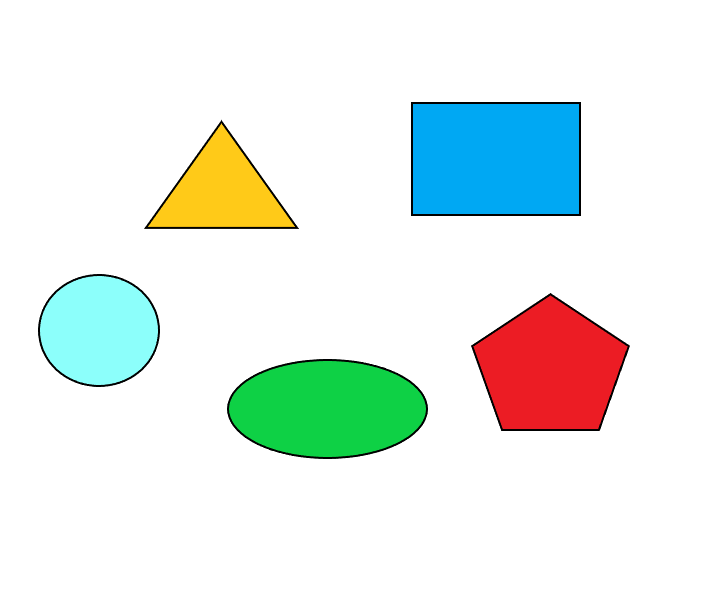
#> input picture cont_new.png, 710 x 599 px, given in place of the camera
$ python findTheObject2.py
#> lines starting #> are read from the running program, lines starting #| are printed output that depends on the picture; after the words box and inside, x2 and y2 are one past the last pixel; in counts of white or black regions, pixels touching at a corner belong together
import cv2
import numpy as np

webcam = cv2.VideoCapture(1)

while (1):
    # Load the image
    _,pic = webcam.read()
#> pic is the input picture: shape (599, 710, 3); mean B, G, R 233.7, 238.4, 229.6
    # Convert to greyscale

    hsvFrame = cv2.cvtColor(pic, cv2.COLOR_BGR2HSV)
#> hsvFrame: shape (599, 710, 3); mean H, S, V 15.3, 34, 249.5

    # Set range for red color and define mask
    redLower = np.array([136, 87, 111], np.uint8)
    redUpper = np.array([180, 255, 255], np.uint8)
    redMask = cv2.inRange(hsvFrame, redLower, redUpper)
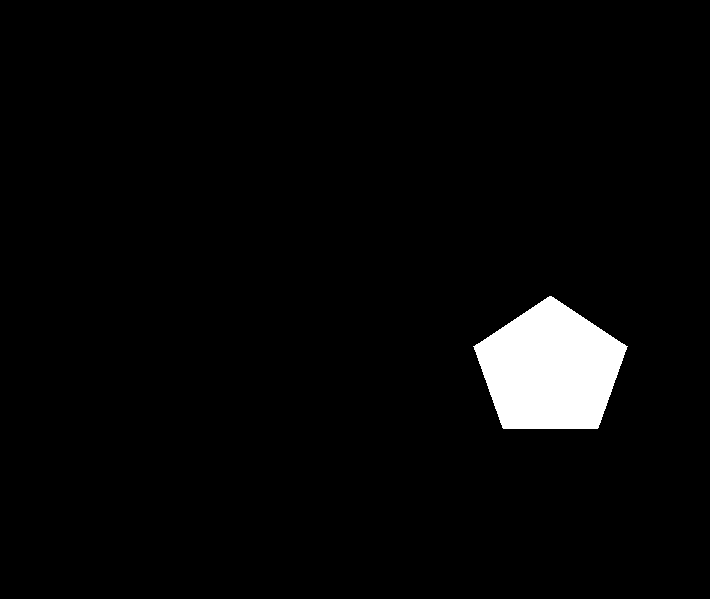
#> redMask: shape (599, 710); 3.3% white; 1 white region, box (x1, y1, x2, y2) and area: (473, 296, 628, 429) 14227

    # Morphological Transform, Dilation for each color and bitwise_and operator between imageFrame and mask determines to detect only that particular color
    kernal = np.ones((5, 5), "uint8")

    # For red color
    redMask = cv2.dilate(redMask, kernal)
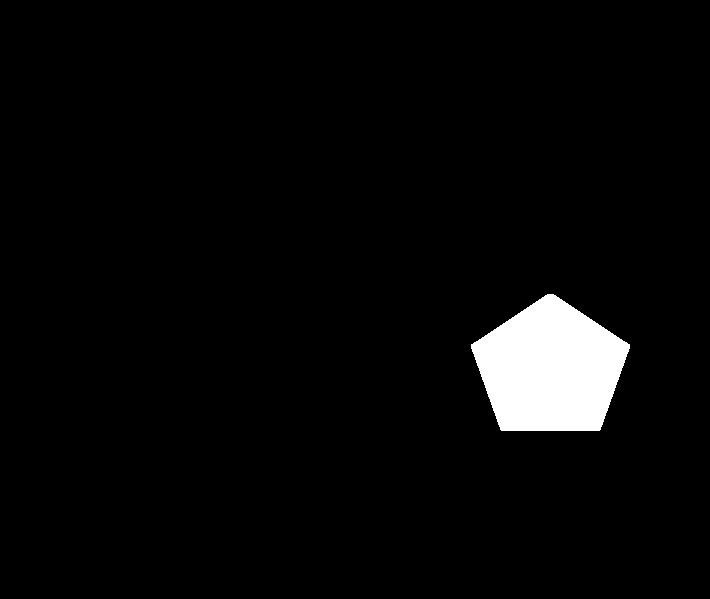
#> redMask: shape (599, 710); 3.6% white; 1 white region, box (x1, y1, x2, y2) and area: (471, 294, 630, 431) 15395

    gray = cv2.cvtColor(pic,cv2.COLOR_BGR2GRAY)
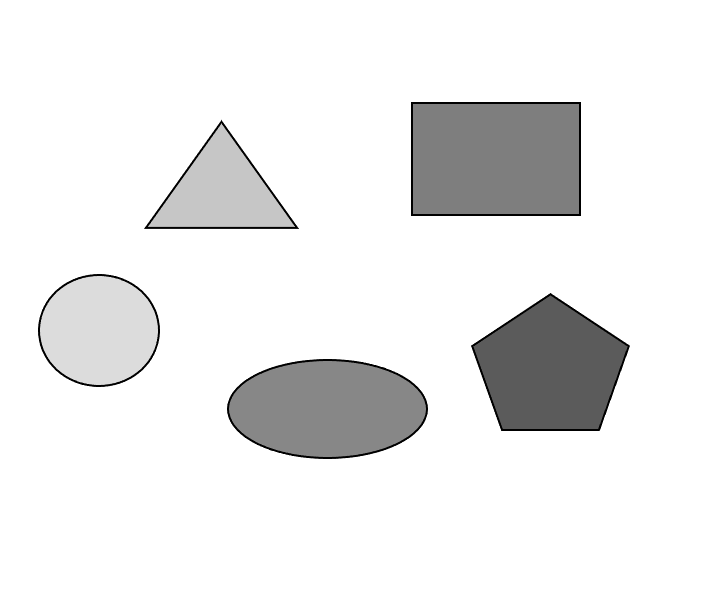
#> gray: shape (599, 710); min 0, max 255, mean 235.2

    canny = cv2.Canny(redMask,75,105)
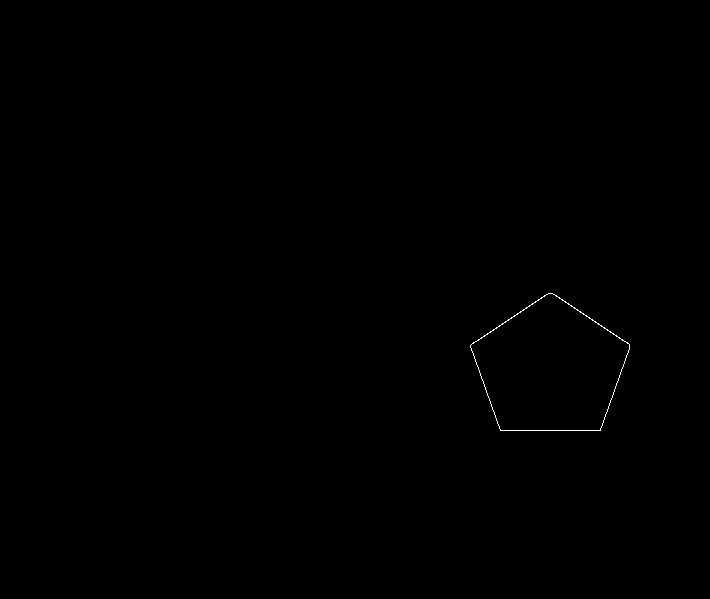
#> canny: shape (599, 710); 0.11% white in thin lines or dots, all inside (x1, y1, x2, y2) = (470, 293, 630, 431)
    circles = cv2.HoughCircles(canny, cv2.HOUGH_GRADIENT, 1, 100,param1=100,param2=33,minRadius = 20,maxRadius=200)
#> circles = None
    if circles is not None:
        circles = np.uint16(np.around(circles))
        for i in circles[0,:]:
            cv2.circle(pic,(i[0],i[1]),i[2],(0,255,0),5,1)


    cv2.imshow("Red Area", pic)
    if cv2.waitKey(10) & 0xFF == ord('q'):
#> (key q is pressed here)
        webcam.release()
        cv2.destroyAllWindows()
        break

$ run again, on red.png
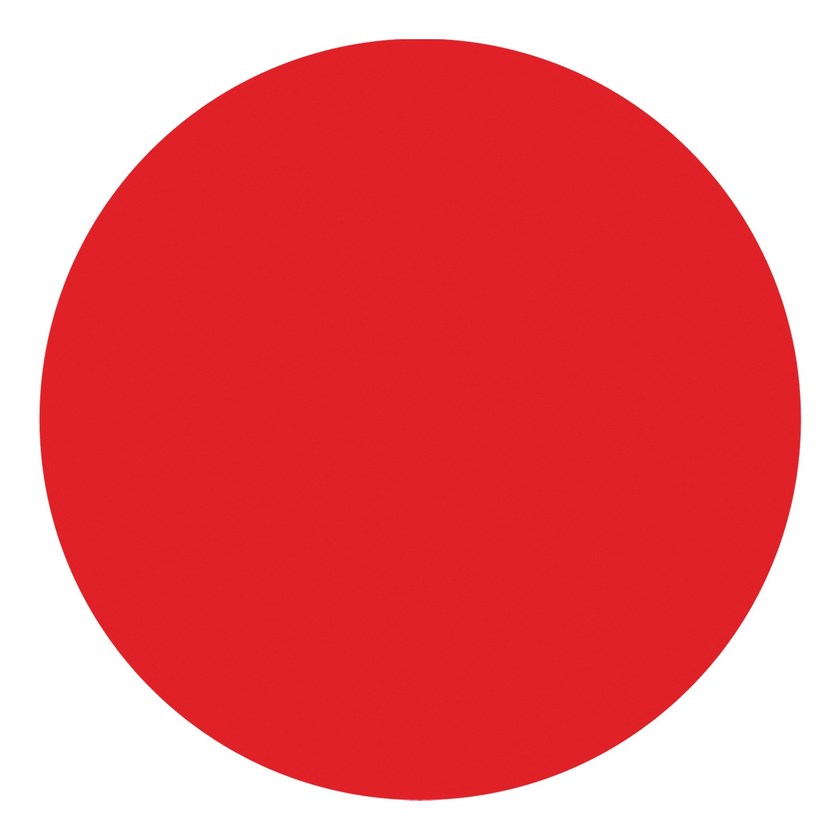
#> input picture red.png, 840 x 840 px, shrunk from 1500 x 1500 before the run, given in place of the camera
#> pic is the input picture: shape (840, 840, 3); mean B, G, R 116, 111.5, 234.8
#> hsvFrame: shape (840, 840, 3); mean H, S, V 116.5, 140.2, 234.8
#> `redMask = cv2.inRange(hsvFrame, redLower, redUpper)`:
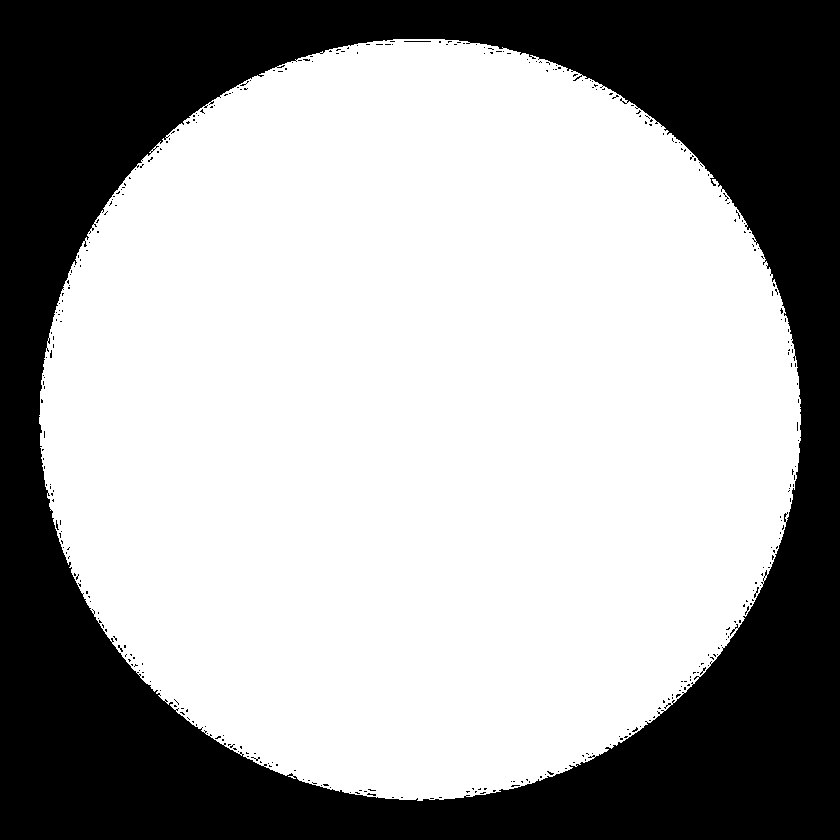
#> redMask: shape (840, 840); 64.2% white; 361 black regions (359 under 20 px), largest, box (x1, y1, x2, y2) and area: (0, 0, 840, 840) 250937, (404, 41, 431, 42) 27
#> `canny = cv2.Canny(redMask,75,105)`:
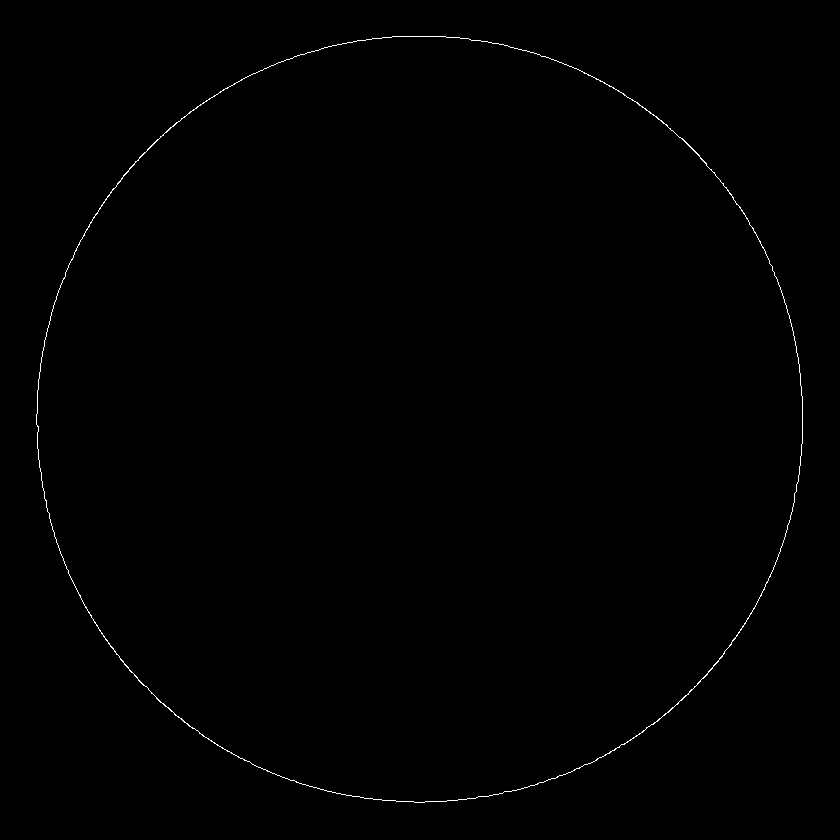
#> canny: shape (840, 840); 0.35% white in thin lines or dots, all inside (x1, y1, x2, y2) = (36, 36, 803, 803)
#> circles = None
